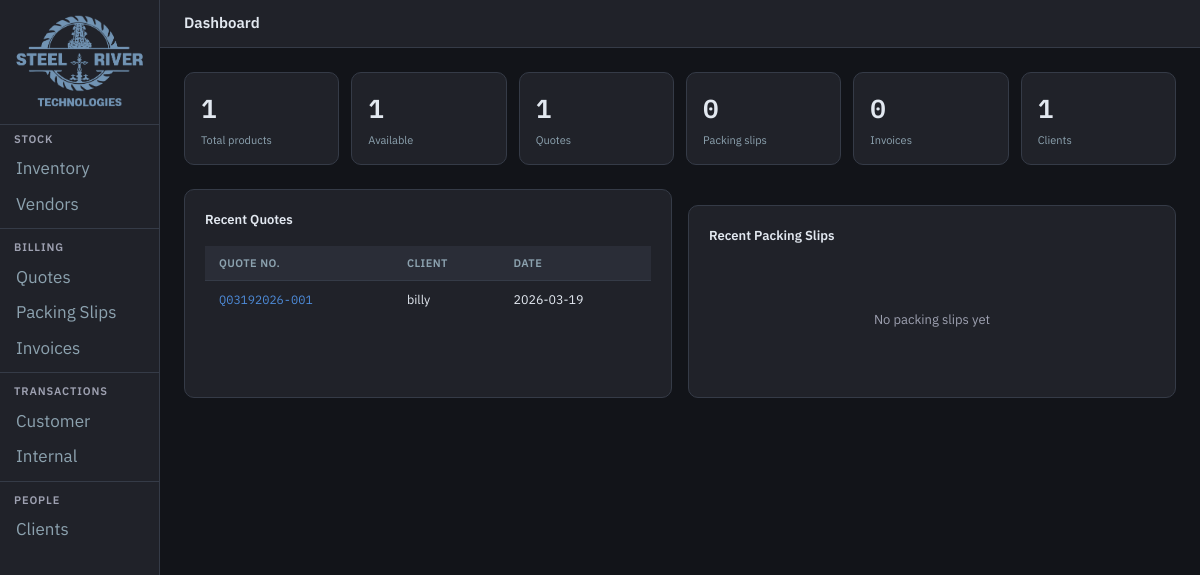
Before: / with the older database file.
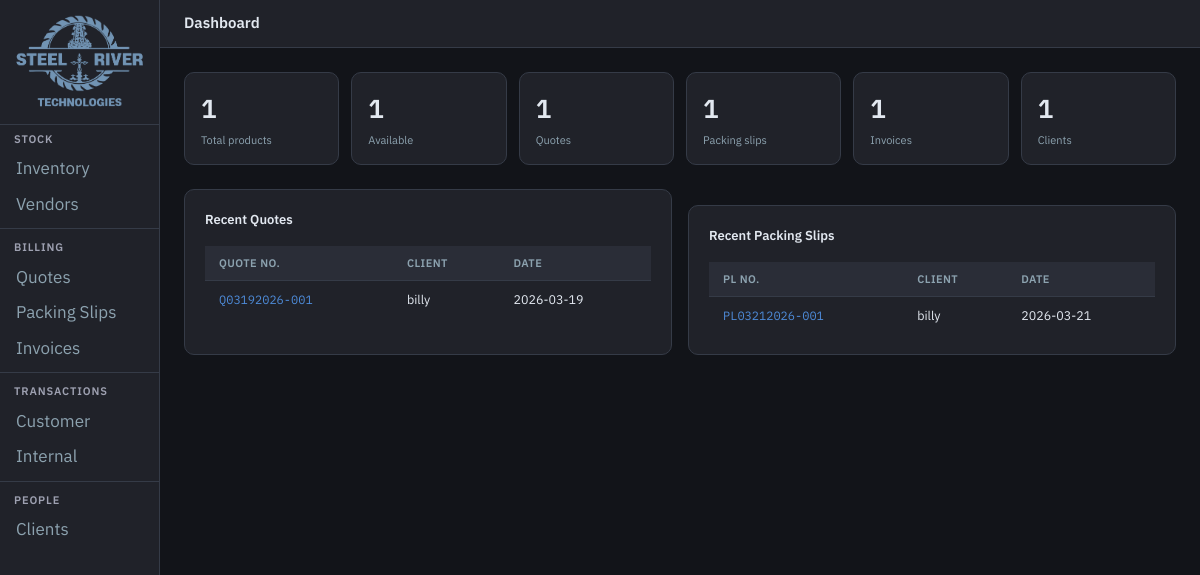
After: the same page with the newer database file.
### tables this page shows
CREATE TABLE Quote (
    quote_number          TEXT PRIMARY KEY,
    quote_date            TEXT NOT NULL,
    quote_expiration_date TEXT,
    payment_term          TEXT,
    ship_to               TEXT,
    ship_from             TEXT,
    sales_tax_rate        REAL DEFAULT 0,
    client_id             TEXT REFERENCES Clients(client_id)
);

CREATE TABLE Clients (
    client_id       TEXT PRIMARY KEY,
    customer_name   TEXT NOT NULL,
    well_name       TEXT,
    well_address    TEXT,
    billing_address TEXT
);

CREATE TABLE Packing_Slip (
    packing_slip_number  TEXT PRIMARY KEY,
    quote_number         TEXT REFERENCES Quote(quote_number),
    packing_slip_date    TEXT,
    po_number            TEXT,
    ship_via             TEXT,
    delivered_by         TEXT,
    ship_from            TEXT,
    ship_to              TEXT,
    client_id            TEXT REFERENCES Clients(client_id)
);

### main.py (the view)
@app.get("/", response_class=HTMLResponse)
def root(request: Request):
    from app.database import get_db
    db = get_db()
    stats = {
        "total_products": db.execute("SELECT COUNT(*) FROM Product").fetchone()[0],
        "available": db.execute(
            "SELECT COUNT(*) FROM Product WHERE status='Available'"
        ).fetchone()[0],
        "open_quotes": db.execute("SELECT COUNT(*) FROM Quote").fetchone()[0],
        "open_pls": db.execute("SELECT COUNT(*) FROM Packing_Slip").fetchone()[0],
        "open_invoices": db.execute("SELECT COUNT(*) FROM Invoice").fetchone()[0],
        "total_clients": db.execute("SELECT COUNT(*) FROM Clients").fetchone()[0],
    }
    recent_quotes = db.execute("""
        SELECT q.*, c.customer_name FROM Quote q
        LEFT JOIN Clients c ON q.client_id=c.client_id
        ORDER BY q.quote_date DESC LIMIT 5
    """).fetchall()
    recent_pls = db.execute("""
        SELECT ps.*, c.customer_name FROM Packing_Slip ps
        LEFT JOIN Clients c ON ps.client_id=c.client_id
        ORDER BY ps.packing_slip_date DESC LIMIT 5
    """).fetchall()
    db.close()
    return templates.TemplateResponse(
        "dashboard.html",
        {
            "request": request,
            "stats": stats,
            "recent_quotes": recent_quotes,
            "recent_pls": recent_pls,
        },
    )

### app/templates/dashboard.html (shortened to what this page needs)
{% extends "base.html" %}
{% block page_title %}Dashboard{% endblock %}
{% block content %}
<div class="stats-grid">
  <div class="stat-card">
    <div class="stat-card-num">{{ stats.total_products }}</div>
    <div class="stat-card-label">Total products</div>
  </div>
  <div class="stat-card">
    <div class="stat-card-num">{{ stats.available }}</div>
    <div class="stat-card-label">Available</div>
  </div>
  <div class="stat-card">
    <div class="stat-card-num">{{ stats.open_quotes }}</div>
    <div class="stat-card-label">Quotes</div>
  </div>
  <div class="stat-card">
    <div class="stat-card-num">{{ stats.open_pls }}</div>
    <div class="stat-card-label">Packing slips</div>
  </div>
  <div class="stat-card">
    <div class="stat-card-num">{{ stats.open_invoices }}</div>
    <div class="stat-card-label">Invoices</div>
  </div>
  <div class="stat-card">
    <div class="stat-card-num">{{ stats.total_clients }}</div>
    <div class="stat-card-label">Clients</div>
  </div>
</div>
<div style="display:grid;grid-template-columns:1fr 1fr;gap:16px;">
  <div class="card">
    <div class="card-title">Recent Quotes</div>
    {% if recent_quotes %}
    <table>
      <thead><tr><th>Quote No.</th><th>Client</th><th>Date</th></tr></thead>
      <tbody>
      {% for q in recent_quotes %}
      <tr>
        <td><a href="/quotes/{{ q.quote_number }}" class="doc-num">{{ q.quote_number }}</a></td>
        <td>{{ q.customer_name or "—" }}</td>
        <td>{{ q.quote_date }}</td>
      </tr>
      {% endfor %}
      </tbody>
    </table>
    {% else %}
    <div class="empty-state">No quotes yet</div>
    {% endif %}
  </div>
  <div class="card">
    <div class="card-title">Recent Packing Slips</div>
    {% if recent_pls %}
    <table>
      <thead><tr><th>PL No.</th><th>Client</th><th>Date</th></tr></thead>
      <tbody>
      {% for pl in recent_pls %}
      <tr>
        <td><a href="/packing-slips/{{ pl.packing_slip_number }}" class="doc-num">{{ pl.packing_slip_number }}</a></td>
        <td>{{ pl.customer_name or "—" }}</td>
        <td>{{ pl.packing_slip_date }}</td>
      </tr>
      {% endfor %}
      </tbody>
    </table>
    {% else %}
    <div class="empty-state">No packing slips yet</div>
    {% endif %}
  </div>
</div>
{% endblock %}

Changed rows visible on the page:
added Packing_Slip: packing_slip_number "PL03212026-001", customer_name "billy", packing_slip_date "2026-03-21"
Other visible differences:
{{ stats.open_pls }}: "0" → "1"
{{ stats.open_invoices }}: "0" → "1"
text no longer shown: "No packing slips yet"
text now shown: "PL NO. CLIENT DATE"
